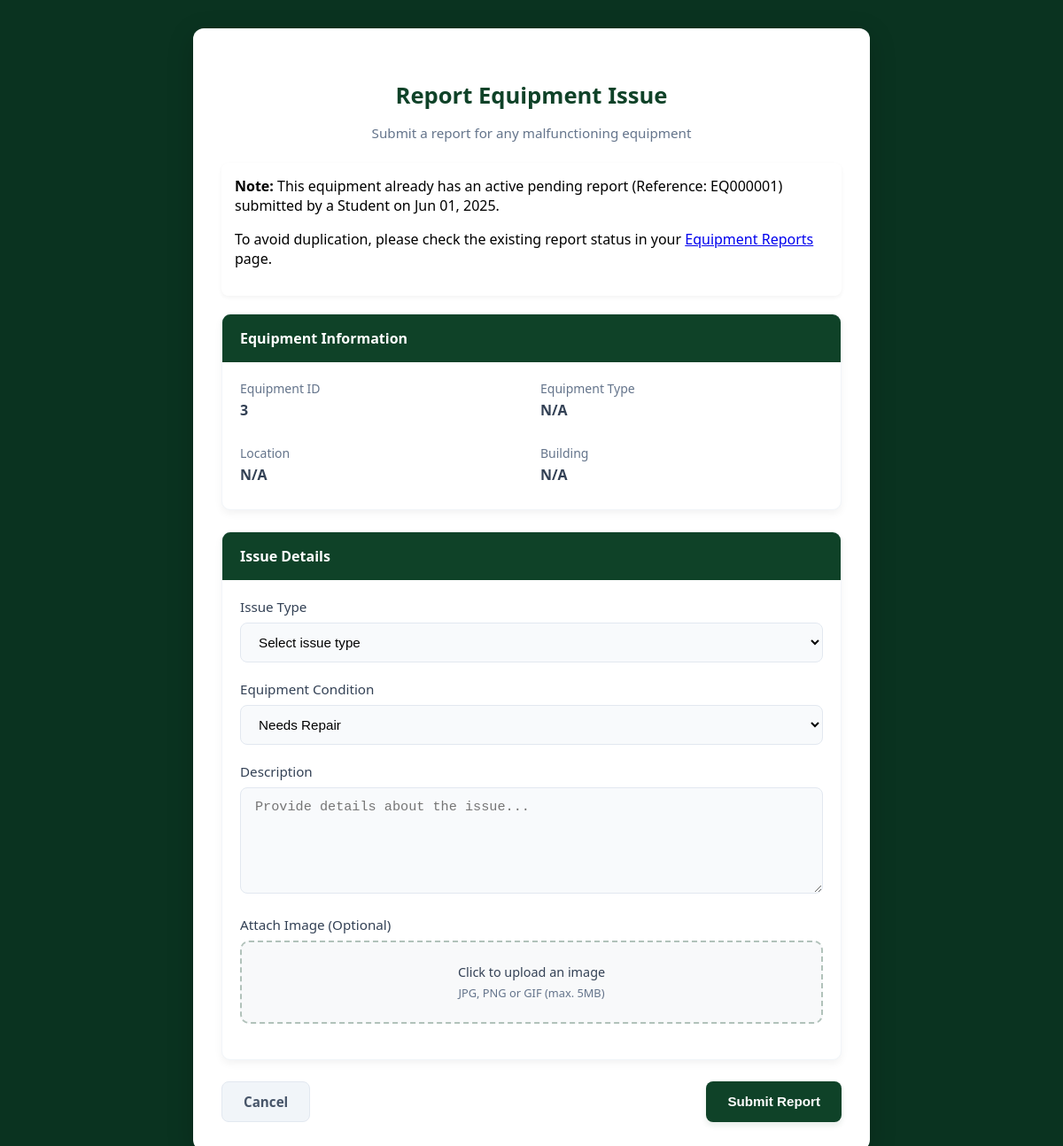
The app's page /teacher/report-equipment-issue.php?id=3 (signed in) with its own data.
### tables this page shows
CREATE TABLE `equipment_issues` (
  `id` int(11) NOT NULL AUTO_INCREMENT,
  `equipment_id` int(11) NOT NULL,
  `student_id` int(11) DEFAULT NULL,
  `teacher_id` int(11) DEFAULT NULL,
  `issue_type` varchar(100) NOT NULL,
  `description` text NOT NULL,
  `status` enum('pending','in_progress','resolved','rejected') DEFAULT 'pending',
  `statusCondition` enum('working','needs_repair','maintenance','missing') DEFAULT 'working',
  `admin_response` text DEFAULT NULL,
  `reported_at` timestamp NOT NULL DEFAULT current_timestamp(),
  `resolved_at` timestamp NULL DEFAULT NULL,
  `image_path` varchar(255) DEFAULT NULL,
  PRIMARY KEY (`id`),
  FOREIGN KEY (student_id) REFERENCES student(StudentID) ON DELETE CASCADE,
  FOREIGN KEY (teacher_id) REFERENCES teacher(TeacherID) ON DELETE CASCADE
);

### teacher/report-equipment-issue.php (the view, shortened to what this page needs)
<?php
$equipmentId = isset($_GET['id']) ? htmlspecialchars($_GET['id']) : '';
$equipmentName = isset($_GET['name']) ? htmlspecialchars($_GET['name']) : '';
$roomName = isset($_GET['room']) ? htmlspecialchars($_GET['room']) : '';
$buildingName = isset($_GET['building']) ? htmlspecialchars($_GET['building']) : '';
include '../auth/dbh.inc.php';
$existingReport = null;
$existingReportRef = null;
if (!empty($equipmentId)) {
    $checkReportSql = "SELECT ei.id, ei.status,
                      CASE WHEN ei.student_id IS NOT NULL THEN 'Student' ELSE 'Teacher' END as reporter_type,
                      ei.reported_at
                      FROM equipment_issues ei
                      WHERE ei.equipment_id = ? AND (ei.status = 'pending' OR ei.status = 'in_progress')
                      ORDER BY ei.reported_at DESC
                      LIMIT 1";
    $checkStmt = $conn->prepare($checkReportSql);
    $checkStmt->bind_param("i", $equipmentId);
    $checkStmt->execute();
    $result = $checkStmt->get_result();
    if ($result->num_rows > 0) {
        $existingReport = $result->fetch_assoc();
        $existingReportId = $existingReport['id'];
        $existingReportRef = 'EQ' . str_pad($existingReportId, 6, '0', STR_PAD_LEFT);
    }
}
?>
<!DOCTYPE html>
<html lang="en">
<head>
    <link href="../public/css/user_styles/report_equipment_issue.css" rel="stylesheet">
</head>
<body>
    <div class="right_col" role="main">
        <div class="issue-report-container">
            <h3 class="page-title">Report Equipment Issue</h3>
            <p class="page-subtitle">Submit a report for any malfunctioning equipment</p>
            <?php if ($existingReport): ?>
                <div class="alert alert-warning">
                    <strong>Note:</strong> This equipment already has an active
                    <?php echo isset($existingReport['status']) ? strtolower($existingReport['status']) : 'pending'; ?> report
                    (Reference: <?php echo $existingReportRef; ?>) submitted by a
                    <?php echo isset($existingReport['reporter_type']) ? $existingReport['reporter_type'] : 'user'; ?>
                    on <?php echo isset($existingReport['reported_at']) ? date('M d, Y', strtotime($existingReport['reported_at'])) : date('M d, Y'); ?>.
                    <p>To avoid duplication, please check the existing report status in your <a href="equipment_report_status.php">Equipment Reports</a> page.</p>
                </div>
            <?php endif; ?>
            <div class="card">
                <div class="card-header">Equipment Information</div>
                <div class="card-body">
                    <div class="info-grid">
                        <div class="info-item">
                            <div class="info-label">Equipment ID</div>
                            <div class="info-value"><?php echo $equipmentId ?: 'N/A'; ?></div>
                        </div>
                        <div class="info-item">
                            <div class="info-label">Equipment Type</div>
                            <div class="info-value"><?php echo $equipmentName ?: 'N/A'; ?></div>
                        </div>
                        <div class="info-item">
                            <div class="info-label">Location</div>
                            <div class="info-value"><?php echo $roomName ?: 'N/A'; ?></div>
                        </div>
                        <div class="info-item">
                            <div class="info-label">Building</div>
                            <div class="info-value"><?php echo $buildingName ?: 'N/A'; ?></div>
                        </div>
                    </div>
                </div>
            </div>
            <form method="POST" action="" enctype="multipart/form-data">
                <div class="card">
                    <div class="card-header">Issue Details</div>
                    <div class="card-body">
                        <div class="form-group">
                            <label for="issue_type" class="form-label">Issue Type</label>
                            <select id="issue_type" name="issue_type" class="form-select" required>
                                <option value="">Select issue type</option>
                            </select>
                        </div>
                        <div class="form-group">
                            <label for="condition" class="form-label">Equipment Condition</label>
                            <select id="condition" name="condition" class="form-select" required>
                                <option value="needs_repair">Needs Repair</option>
                            </select>
                        </div>
                        <div class="form-group">
                            <label for="description" class="form-label">Description</label>
                            <textarea id="description" name="description" class="form-control" placeholder="Provide details about the issue..." required></textarea>
                        </div>
                        <div class="form-group">
                            <label class="form-label">Attach Image (Optional)</label>
                            <div class="upload-container">
                                <label for="image_upload" class="upload-label">
                                    <div class="upload-text">Click to upload an image</div>
                                    <div class="upload-subtext">JPG, PNG or GIF (max. 5MB)</div>
                                </label>
                            </div>
                        </div>
                    </div>
                </div>
                <div class="btn-container">
                    <a href="qr-scan.php" class="btn btn-secondary">Cancel</a>
                    <button type="submit" name="submit_report" class="btn btn-primary">Submit Report</button>
                </div>
            </form>
        </div>
    </div>
</body>
</html>

### public/css/user_styles/report_equipment_issue.css (style rules this page uses)
body { background-color: #0a3320; margin: 0; padding: 0; display: flex; justify-content: center; align-items: center; min-height: 100vh; font-family: 'Segoe UI', Tahoma, Geneva, Verdana, sans-serif; }
.right_col { background: transparent; width: 100%; max-width: 1200px; padding: 0 15px; }
.issue-report-container { max-width: 700px; margin: 2rem auto; padding: 2rem; background-color: #fff; border-radius: 12px; box-shadow: 0 8px 30px rgba(0, 0, 0, 0.2); }
.page-title { font-size: 1.6rem; font-weight: 700; color: #0f4228; margin-bottom: 0.5rem; text-align: center; }
.page-subtitle { color: #64748b; font-size: 0.95rem; margin-bottom: 1.5rem; text-align: center; }
.card { background-color: #fff; border-radius: 10px; box-shadow: 0 4px 10px rgba(0, 0, 0, 0.05); margin-bottom: 1.5rem; overflow: hidden; border: 1px solid #f1f5f9; }
.card-header { padding: 1rem 1.25rem; background-color: #0f4228; color: white; font-weight: 600; font-size: 1rem; }
.card-body { padding: 1.25rem; }
.info-grid { display: grid; grid-template-columns: repeat(2, 1fr); gap: 1.25rem; }
.info-item { margin-bottom: 0.5rem; }
.info-label { color: #64748b; font-size: 0.875rem; margin-bottom: 0.25rem; font-weight: 500; }
.info-value { font-weight: 600; color: #334155; }
.form-group { margin-bottom: 1.25rem; position: relative; }
.form-label { display: block; margin-bottom: 0.5rem; font-weight: 500; color: #334155; font-size: 0.95rem; }
.form-select, .form-control { width: 100%; padding: 0.75rem 1rem; border: 1px solid #e2e8f0; border-radius: 8px; font-size: 0.95rem; background-color: #f8fafc; transition: all 0.3s ease; box-sizing: border-box; }
.form-control { min-height: 120px; resize: vertical; }
.btn-container { display: flex; justify-content: space-between; margin-top: 1.5rem; }
.btn { padding: 0.75rem 1.5rem; border-radius: 8px; font-weight: 600; font-size: 0.95rem; cursor: pointer; transition: all 0.3s ease; box-sizing: border-box; }
.btn-primary { background-color: #0f4228; color: white; border: none; box-shadow: 0 4px 6px rgba(15, 66, 40, 0.1); }
.btn-secondary { background-color: #f1f5f9; color: #475569; border: 1px solid #e2e8f0; text-decoration: none; text-align: center; }
.alert { padding: 15px; margin-bottom: 20px; border-radius: 8px; box-shadow: 0 2px 5px rgba(0, 0, 0, 0.05); }
.upload-container { border: 2px dashed rgba(15, 66, 40, 0.3); padding: 1.5rem; border-radius: 10px; text-align: center; margin-bottom: 1.25rem; transition: all 0.3s ease; background-color: #f8f9fa; cursor: pointer; }
.upload-label { display: block; cursor: pointer; }
.upload-text { color: #334155; font-weight: 500; margin-bottom: 0.3rem; font-size: 0.9rem; }
.upload-subtext { color: #64748b; font-size: 0.8rem; }

### records on screen
equipment_issues: status "pending", id "EQ000001", reported_at "Jun 01, 2025"

### other values on screen
$existingReport['reporter_type'] "Student"
$equipmentId ?: 'N/A' "3"
$equipmentName ?: 'N/A' "N/A"
$roomName ?: 'N/A' "N/A"
$buildingName ?: 'N/A' "N/A"
